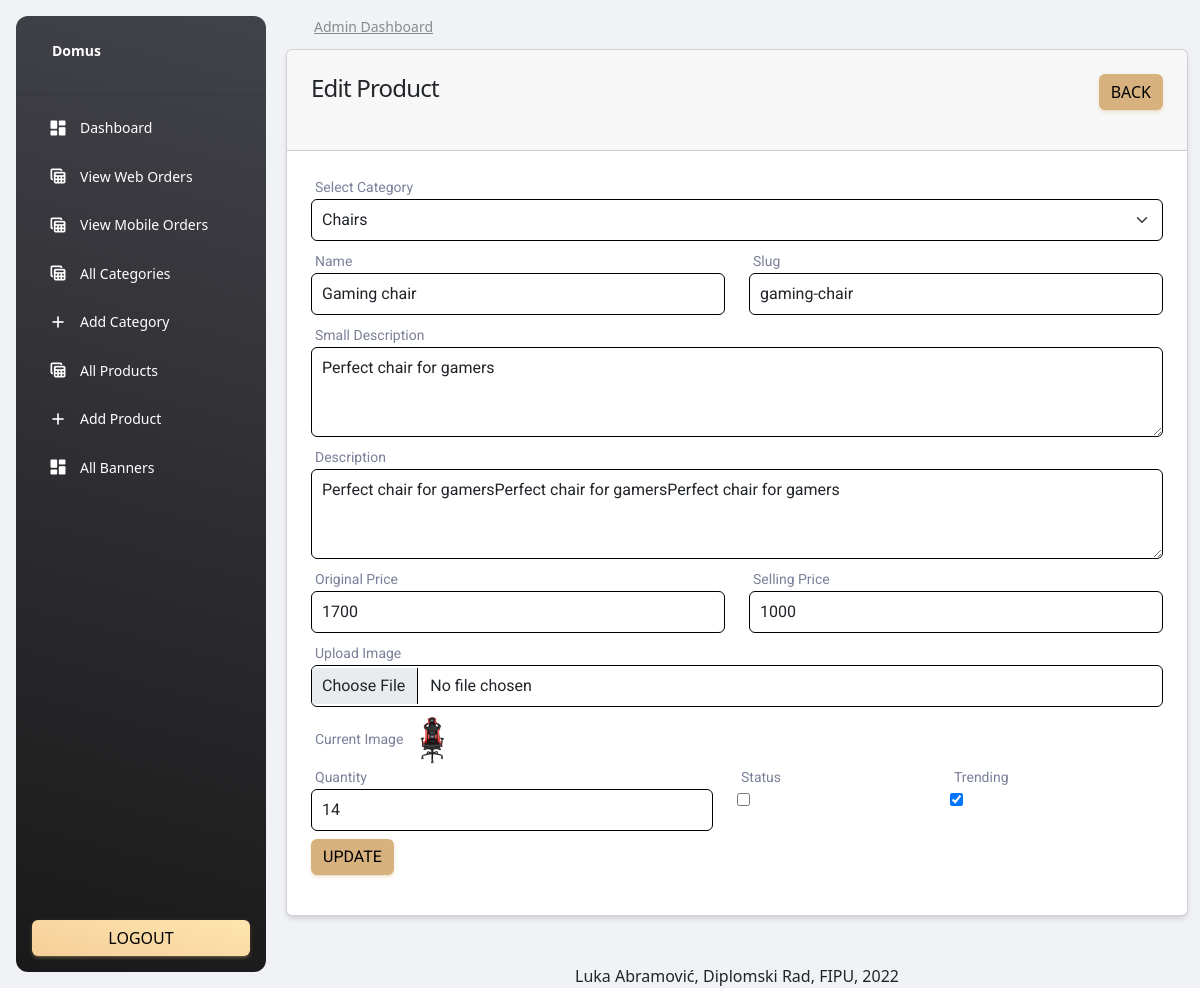
Page /admin/editProduct.php?id=1 (signed in) on the committed database.
### tables this page shows
CREATE TABLE `products` (
  `id` int(11) NOT NULL,
  `category_id` int(11) NOT NULL,
  `name` varchar(255) NOT NULL,
  `slug` varchar(255) NOT NULL,
  `small_description` mediumtext NOT NULL,
  `description` mediumtext NOT NULL,
  `original_price` int(11) NOT NULL,
  `selling_price` int(11) NOT NULL,
  `image` varchar(255) NOT NULL,
  `quantity` int(11) NOT NULL,
  `status` tinyint(4) NOT NULL,
  `trending` tinyint(4) NOT NULL,
  `created_at` timestamp NOT NULL DEFAULT CURRENT_TIMESTAMP
);

CREATE TABLE `categories` (
  `id` int(11) NOT NULL,
  `name` varchar(255) NOT NULL,
  `slug` varchar(255) NOT NULL,
  `description` mediumtext,
  `status` tinyint(4) NOT NULL DEFAULT '0',
  `popular` tinyint(4) NOT NULL DEFAULT '0',
  `image` varchar(255) NOT NULL,
  `created_at` timestamp NOT NULL DEFAULT CURRENT_TIMESTAMP
);

### web/functions/functions.php (called while the page is built, shortened)
<?php
include('../config/connection.php');
function getAll($table){
    global $con;
    $query = "SELECT * FROM $table";
    return $query_run = mysqli_query($con, $query);
}
function getById($table, $id){
    global $con;
    $query = "SELECT * FROM $table WHERE id='$id' ";
    return $query_run = mysqli_query($con, $query);
}
?>

### web/admin/editProduct.php (the view, shortened to what this page needs)
<?php
include('includes/header.php');
?>
<div class="container">
    <div class="row">
        <div class="col-md-12">
            <?php
                if(isset($_GET['id'])){
                    $id = $_GET['id'];
                    $product = getById("products",$id);
                    if(mysqli_num_rows($product) > 0){
                        $data = mysqli_fetch_array($product);
                        ?>
                            <div class="card">
                                <div class="card-header">
                                    <h4>Edit Product
                                        <a href="products.php" class="btn btn-domus float-end">Back</a>
                                    </h4>
                                </div>
                                <div class="card-body">
                                    <form action="code.php" method="POST" enctype="multipart/form-data">
                                        <div class="row">
                                            <div class="col-md-12">
                                                <label class="mb-0" for="">Select Category</label>
                                                <select name="category_id" class="form-select mb-2">
                                                    <?php
                                                        $categories = getAll("categories");
                                                        if(mysqli_num_rows($categories) > 0){
                                                            foreach ($categories as $item){
                                                                ?>
                                                                    <option value="<?= $item['id']; ?>" <?= $data['category_id'] == $item['id']?'selected':'' ?> ><?= $item['name']; ?></option>
                                                                <?php
                                                            }
                                                        }
                                                        else{
                                                            echo "No category available";
                                                        }
                                                    ?>
                                                </select>
                                            </div>
                                            <div class="col-md-6">
                                                <label class="mb-0" for="">Name</label>
                                                <input type="text" required name="name" value="<?= $data['name']; ?>" placeholder="Enter Category Name" class="form-control mb-2">
                                            </div>
                                            <div class="col-md-6">
                                                <label class="mb-0" for="">Slug</label>
                                                <input type="text" required name="slug" value="<?= $data['slug']; ?>" placeholder="Enter Slug" class="form-control mb-2">
                                            </div>
                                            <div class="col-md-12">
                                                <label class="mb-0" for="">Small Description</label>
                                                <textarea rows="3" required name="small_description" placeholder="Enter Small Description" class="form-control mb-2"><?= $data['small_description']; ?></textarea>
                                            </div>
                                            <div class="col-md-12">
                                                <label class="mb-0" for="">Description</label>
                                                <textarea rows="3" required name="description" placeholder="Enter Description" class="form-control mb-2"><?= $data['description']; ?></textarea>
                                            </div>
                                            <div class="col-md-6">
                                                <label class="mb-0" for="">Original Price</label>
                                                <input type="text" required name="original_price" value="<?= $data['original_price']; ?>" placeholder="Enter Original Pric Name" class="form-control mb-2">
                                            </div>
                                            <div class="col-md-6">
                                                <label class="mb-0" for="">Selling Price</label>
                                                <input type="text" required name="selling_price" value="<?= $data['selling_price']; ?>" placeholder="Enter Selling Price" class="form-control mb-2">
                                            </div>
                                            <div class="col-md-12">
                                                <label class="mb-0" for="">Upload Image</label>
                                                <input type="file" name="image" class="form-control mb-2">
                                                <label class="mb-0" for="">Current Image</label>
                                                <img src="../uploads/<?= $data['image']; ?>" alt="Product Image" height="50px" width="50px">
                                            </div>
                                            <div class="row">
                                                <div class="col-md-6">
                                                    <label class="mb-0" for="">Quantity</label>
                                                    <input type="number" required name="quantity" value="<?= $data['quantity']; ?>" placeholder="Enter Quantity" class="form-control mb-2">
                                                </div>
                                                <div class="col-md-3">
                                                    <label class="mb-0" for="">Status</label> <br>
                                                    <input type="checkbox" name="status" <?= $data['status'] == '0'?'':'checked' ?>>
                                                </div>
                                                <div class="col-md-3">
                                                    <label class="mb-0" for="">Trending</label> <br>
                                                    <input type="checkbox" name="trending" <?= $data['trending'] == '0'?'':'checked' ?>>
                                                </div>
                                            </div>
                                            <div class="col-md-12">
                                                <button type="submit" class="btn btn-domus" name="update_product_btn">Update</button>
                                            </div>
                                        </div>
                                    </form>
                                </div>
                            </div>
                        <?php
                    }
                    else{
                        echo "Product not found";
                    }
                }
                else{
                    echo "ID missing from URL";
                }
            ?>
        </div>
    </div>
</div>
<?php include('includes/footer.php') ?>

### web/admin/includes/header.php (style rules this page uses)
.form-control, .form-select { border: 1px solid black !important; padding: 8px 10px; }

### rows in the picture
products: category_id "Chairs", name "Gaming chair", slug "gaming-chair", small_description "Perfect chair for gamers", description "Perfect chair for gamersPerfect chair for gamersPerfect chair for gamers", original_price "1700", selling_price "1000", image (picture), quantity "14", trending "☑"
